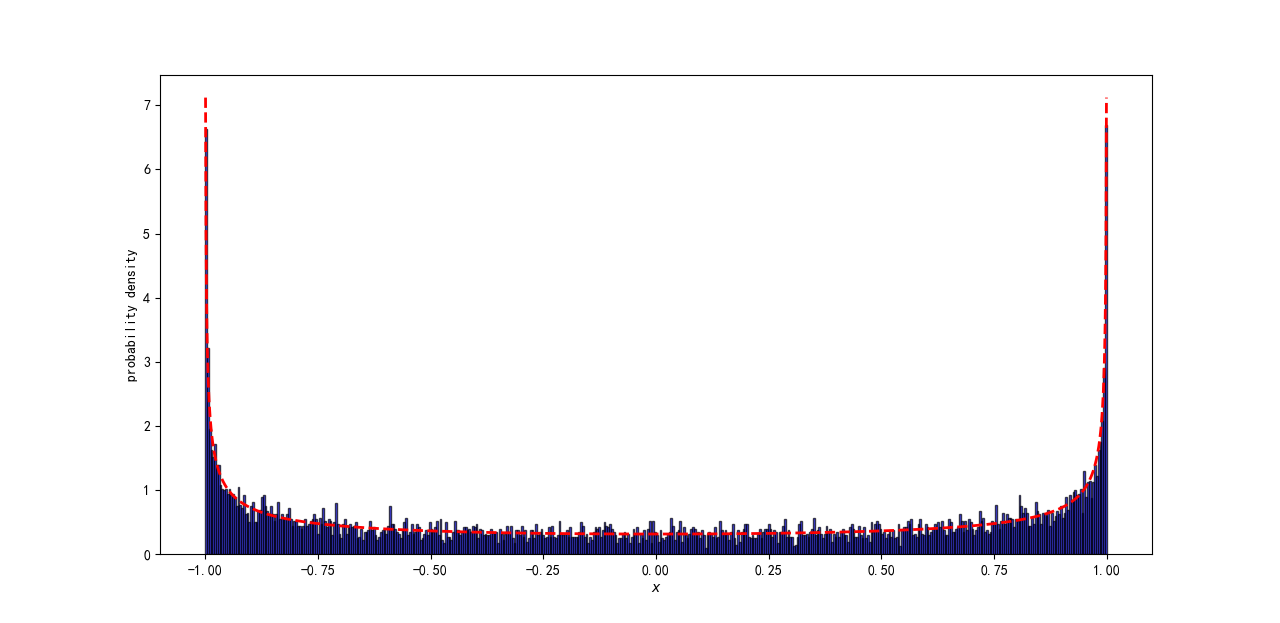

The Python source for this figure:
import matplotlib.pyplot as plt
import numpy as np
import matplotlib 

# 设置matplotlib正常显示中文和负号
matplotlib.rcParams['font.sans-serif']=['SimHei']   # 用黑体显示中文
matplotlib.rcParams['axes.unicode_minus']=False     # 正常显示负号

data=np.loadtxt("p_1(x).txt")
x=np.arange(-1,1,0.001);
y=1/3.1415926*np.reciprocal(np.power((1-np.power(x,2)),1/2));
fig, ax = plt.subplots(1, 1)
ax.plot(x, y, color="r", ls="--", lw=2)
plt.hist(data, bins=500,density=True,facecolor="blue", edgecolor="black", alpha=0.7);
# 显示横轴标签
plt.xlabel(r"$x$")
# 显示纵轴标签
plt.ylabel(r"probability density")
plt.show()
